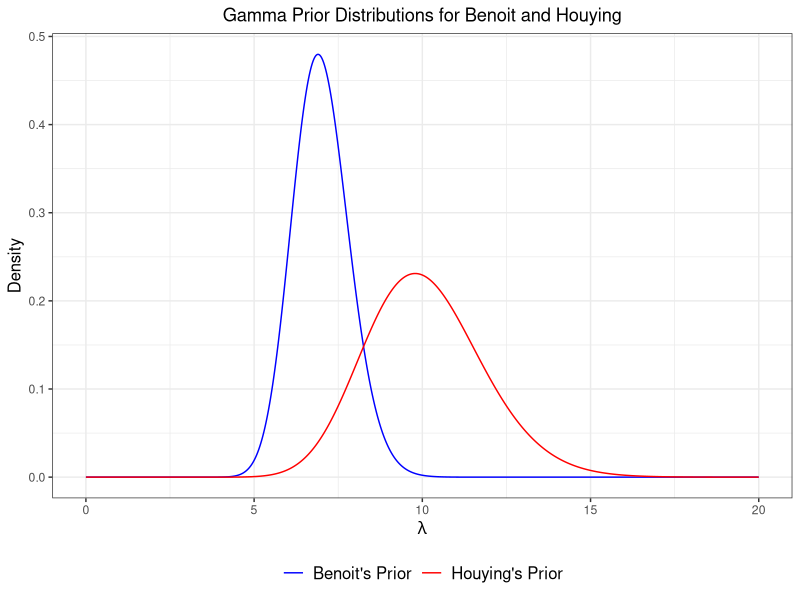

R code for this plot:
## ---- chunk 1
knitr::opts_chunk$set(echo = TRUE)
## ---- chunk 2
library(ggplot2)
library(scales)

# Define the range of possible values for lambda
lambda <- seq(0, 20, 0.01)

# Define the parameters for Benoit's Gamma distribution
alpha_benoit <- 70
beta_benoit <- 10

# Define the parameters for Houying's Gamma distribution
alpha_houying <- 33.3
beta_houying <- 3.3

# Compute the densities for the two Gamma distributions
dens_benoit <- dgamma(lambda, shape = alpha_benoit, rate = beta_benoit)
dens_houying <- dgamma(lambda, shape = alpha_houying, rate = beta_houying)

# Combine the densities into a data frame
df_densities <- data.frame(lambda, dens_benoit, dens_houying)

# Plot the densities using ggplot2
ggplot(df_densities, aes(x = lambda)) +
  geom_line(aes(y = dens_benoit, color = "Benoit's Prior")) +
  geom_line(aes(y = dens_houying, color = "Houying's Prior")) +
  scale_color_manual(values = c("blue", "red")) +
  xlab(expression(lambda)) +
  ylab("Density") +
  ggtitle("Gamma Prior Distributions for Benoit and Houying") +
  theme_bw() +
  theme(plot.title = element_text(hjust = 0.5),
        axis.title.x = element_text(size = 12),
        axis.title.y = element_text(size = 12),
        legend.title = element_blank(),
        legend.position = "bottom",
        legend.text = element_text(size = 12))
## ---- chunk 3
alpha_benoit <- 70
beta_benoit <- 10

lower_benoit <- qgamma(0.05, shape = alpha_benoit, rate = beta_benoit)
upper_benoit <- qgamma(0.95, shape = alpha_benoit, rate = beta_benoit)

cat("Benoit's 90% interval estimate for λ is (", round(lower_benoit, 2), ", ", round(upper_benoit, 2), ")\n")

## ---- chunk 4
alpha_houying <- 33.3
beta_houying <- 3.3

lower_houying <- qgamma(0.05, shape = alpha_houying, rate = beta_houying)
upper_houying <- qgamma(0.95, shape = alpha_houying, rate = beta_houying)

cat("Houying's 90% interval estimate for λ is (", round(lower_houying, 2), ", ", round(upper_houying, 2), ")\n")

## ---- chunk 5
# Define the parameters for the Gamma prior distribution
alpha <- 70
beta <- 10

# Define the data
Y <- c(8, 6, 6, 9, 8, 9, 7)

# Calculate the total number of ER visits for the week
n <- sum(Y)

# Calculate the posterior parameters
alpha_post <- alpha + n
beta_post <- beta + sum(Y)

# Define a range of values for lambda
lambda_range <- seq(0, 30, 0.01)

# Calculate the posterior distribution
posterior <- dgamma(lambda_range, shape = alpha_post, rate = beta_post)

# Find the 95% posterior credible interval
lower <- qgamma(0.025, shape = alpha_post, rate = beta_post)
upper <- qgamma(0.975, shape = alpha_post, rate = beta_post)

# Print the results
cat("Posterior distribution parameters: alpha =", alpha_post, "beta =", beta_post, "\n")
cat("95% posterior credible interval for lambda: [", lower, ",", upper, "]")

## ---- chunk 6
# Poisson counts of ER visits
y <- c(8, 6, 6, 9, 8, 9, 7)

# Prior hyperparameters for Gamma distribution
alpha <- 70
beta <- 10

# Compute posterior hyperparameters for Gamma distribution
alpha_post <- alpha + sum(y)
beta_post <- beta + length(y)

# Posterior distribution for lambda (Poisson rate parameter)
lambda_post <- rgamma(10000, alpha_post, beta_post)

# Posterior probability that lambda <= 6
prob_lambda_le_6 <- pgamma(6, alpha_post, beta_post)

# Print the posterior probability
print(paste0("Posterior probability that the average number of ER visits during any evening hour is less than or equal to 6 is ", round(prob_lambda_le_6, 3)))

## ---- chunk 7
# Poisson counts of ER visits
y <- c(8, 6, 6, 9, 8, 9, 7)

# Prior hyperparameters for Gamma distribution
alpha <- 70
beta <- 10

# Compute posterior hyperparameters for Gamma distribution
alpha_post <- alpha + sum(y)
beta_post <- beta + length(y)

# Posterior distribution for lambda (Poisson rate parameter)
lambda_post <- rgamma(10000, alpha_post, beta_post)

# Generate posterior predictions for another week
predicted_ER_visits <- rpois(7, lambda_post)
days <- c("Sunday", "Monday", "Tuesday", "Wednesday", "Thursday", "Friday", "Saturday")
ER_visits_pred <- data.frame(days, predicted_ER_visits)
ER_visits_pred
## ---- chunk 8
# Observed  data
y <- c(1.5, 15, 60.3, 30.5, 2.8, 56.4, 27, 6.4, 110.7, 25.4)

# Prior parameters
a <- 70
b <- 10

# Posterior parameters
n <- length(y)
a_post <- a + n
b_post <- b + sum(y)

# Draw samples from the posterior distribution
library(MCMCpack)
set.seed(123)
samples <- rgamma(100000, shape = a_post, rate = b_post)

# Posterior mean
post_mean <- mean(samples)
cat("Posterior mean: ", post_mean, "\n")

# Posterior median
post_median <- median(samples)
cat("Posterior median: ", post_median, "\n")

# Middle 95% credible interval
lower <- quantile(samples, probs = 0.025)
upper <- quantile(samples, probs = 0.975)
cat("Middle 95% credible interval: (", lower, ", ", upper, ")\n")
## ---- chunk 9
# posterior distribution parameters (from part c)
a_post <- 11  # shape parameter
b_post <- 337  # scale parameter

# generate 10,000 random samples from the posterior distribution
samples <- rgamma(10000, a_post, scale = 1/b_post)

# generate 10 predicted times between events
set.seed(123)  # for reproducibility
predicted_times <- rexp(10, rate = sample(samples, 1))

# Results in a table
results <- data.frame(Predicted_Time_Between_Events = predicted_times)
rownames(results) <- NULL
print(results)
## ---- chunk 10
# Collected data
y <- c(1.5, 15, 60.3, 30.5, 2.8, 56.4, 27, 6.4, 110.7, 25.4)

# Posterior parameters
n <- length(y)
a_post <- n
b_post <- sum(y)

# Draw samples from the posterior distribution
set.seed(123)
samples <- rgamma(10000, shape = a_post, rate = b_post)

# Simulate survival times from the Weibull distribution
weibull_sim <- function(lambda, alpha) {
  rweibull(1, shape = alpha, scale = 1/lambda)
}
simulated_times <- sapply(samples, weibull_sim, alpha = a_post)

# Calculate the posterior median survival time
posterior_median <- median(simulated_times)
posterior_median
